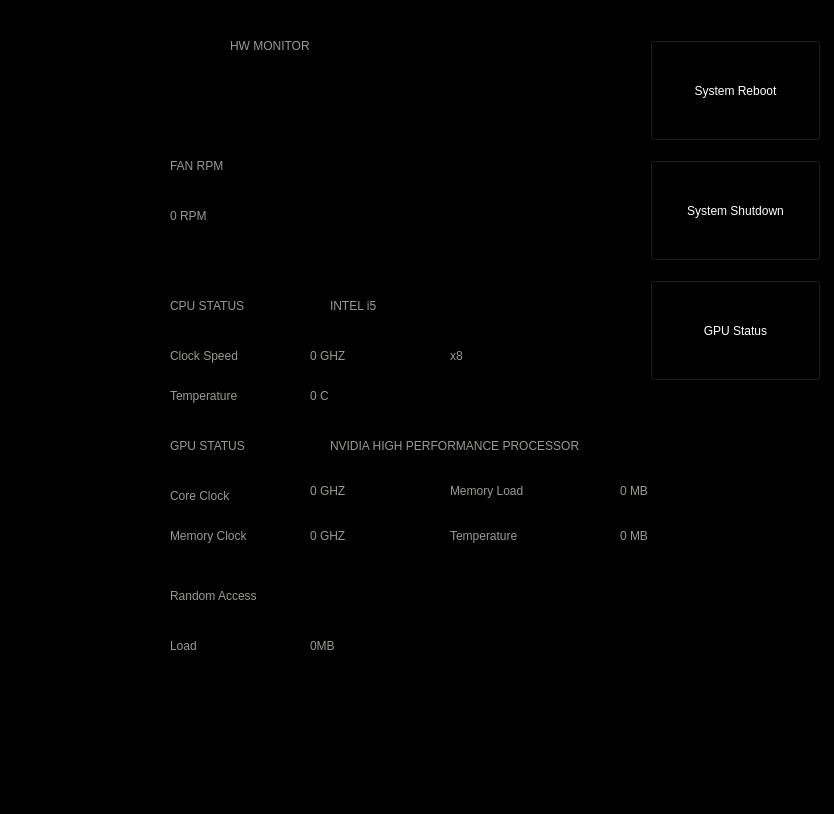
<?xml version="1.0" encoding="UTF-8"?>
<ui version="4.0">
 <class>MainWindow</class>
 <widget class="QMainWindow" name="MainWindow">
  <property name="geometry">
   <rect>
    <x>0</x>
    <y>0</y>
    <width>834</width>
    <height>814</height>
   </rect>
  </property>
  <property name="windowTitle">
   <string>MainWindow</string>
  </property>
  <property name="styleSheet">
   <string notr="true">background-color: rgb(0, 0, 0);</string>
  </property>
  <widget class="QWidget" name="centralwidget">
   <widget class="QLabel" name="label">
    <property name="geometry">
     <rect>
      <x>660</x>
      <y>640</y>
      <width>181</width>
      <height>241</height>
     </rect>
    </property>
    <property name="text">
     <string/>
    </property>
    <property name="textFormat">
     <enum>Qt::RichText</enum>
    </property>
    <property name="pixmap">
     <pixmap>../ztos_stuff/zrn_logo_no_back.png</pixmap>
    </property>
    <property name="scaledContents">
     <bool>true</bool>
    </property>
   </widget>
   <widget class="QLabel" name="label_2">
    <property name="geometry">
     <rect>
      <x>230</x>
      <y>10</y>
      <width>351</width>
      <height>71</height>
     </rect>
    </property>
    <property name="styleSheet">
     <string notr="true">font: 75 36pt &quot;Share Tech Mono&quot;;
align: center;
color: rgb(154, 153, 150);</string>
    </property>
    <property name="text">
     <string>HW MONITOR</string>
    </property>
   </widget>
   <widget class="QLabel" name="label_3">
    <property name="geometry">
     <rect>
      <x>170</x>
      <y>150</y>
      <width>121</width>
      <height>31</height>
     </rect>
    </property>
    <property name="styleSheet">
     <string notr="true">font: 57 15pt &quot;Space Grotesk Light&quot;;
color: rgb(154, 153, 150);</string>
    </property>
    <property name="text">
     <string>FAN RPM</string>
    </property>
   </widget>
   <widget class="QLabel" name="label_4">
    <property name="geometry">
     <rect>
      <x>170</x>
      <y>200</y>
      <width>121</width>
      <height>31</height>
     </rect>
    </property>
    <property name="styleSheet">
     <string notr="true">font: 57 10pt &quot;Space Grotesk Light&quot;;
color: rgb(154, 153, 150);</string>
    </property>
    <property name="text">
     <string>0 RPM</string>
    </property>
   </widget>
   <widget class="QLabel" name="label_5">
    <property name="geometry">
     <rect>
      <x>170</x>
      <y>290</y>
      <width>141</width>
      <height>31</height>
     </rect>
    </property>
    <property name="styleSheet">
     <string notr="true">font: 57 15pt &quot;Space Grotesk Light&quot;;
color: rgb(154, 153, 150);</string>
    </property>
    <property name="text">
     <string>CPU STATUS</string>
    </property>
   </widget>
   <widget class="QLabel" name="label_6">
    <property name="geometry">
     <rect>
      <x>310</x>
      <y>340</y>
      <width>121</width>
      <height>31</height>
     </rect>
    </property>
    <property name="styleSheet">
     <string notr="true">font: 57 10pt &quot;Space Grotesk Light&quot;;
color: rgb(154, 153, 150);</string>
    </property>
    <property name="text">
     <string>0 GHZ</string>
    </property>
   </widget>
   <widget class="QLabel" name="label_7">
    <property name="geometry">
     <rect>
      <x>170</x>
      <y>430</y>
      <width>141</width>
      <height>31</height>
     </rect>
    </property>
    <property name="styleSheet">
     <string notr="true">font: 57 15pt &quot;Space Grotesk Light&quot;;
color: rgb(154, 153, 150);</string>
    </property>
    <property name="text">
     <string>GPU STATUS</string>
    </property>
   </widget>
   <widget class="QLabel" name="label_8">
    <property name="geometry">
     <rect>
      <x>170</x>
      <y>340</y>
      <width>121</width>
      <height>31</height>
     </rect>
    </property>
    <property name="styleSheet">
     <string notr="true">font: 57 10pt &quot;Space Grotesk Light&quot;;
color: rgb(154, 153, 150);</string>
    </property>
    <property name="text">
     <string>Clock Speed</string>
    </property>
   </widget>
   <widget class="QLabel" name="label_9">
    <property name="geometry">
     <rect>
      <x>450</x>
      <y>340</y>
      <width>31</width>
      <height>31</height>
     </rect>
    </property>
    <property name="styleSheet">
     <string notr="true">font: 57 10pt &quot;Space Grotesk Light&quot;;
color: rgb(154, 153, 150);</string>
    </property>
    <property name="text">
     <string>x8</string>
    </property>
   </widget>
   <widget class="QLabel" name="label_10">
    <property name="geometry">
     <rect>
      <x>170</x>
      <y>380</y>
      <width>121</width>
      <height>31</height>
     </rect>
    </property>
    <property name="styleSheet">
     <string notr="true">font: 57 10pt &quot;Space Grotesk Light&quot;;
color: rgb(154, 153, 150);</string>
    </property>
    <property name="text">
     <string>Temperature</string>
    </property>
   </widget>
   <widget class="QLabel" name="label_11">
    <property name="geometry">
     <rect>
      <x>310</x>
      <y>380</y>
      <width>121</width>
      <height>31</height>
     </rect>
    </property>
    <property name="styleSheet">
     <string notr="true">font: 57 10pt &quot;Space Grotesk Light&quot;;
color: rgb(154, 153, 150);</string>
    </property>
    <property name="text">
     <string>0 C</string>
    </property>
   </widget>
   <widget class="QLabel" name="label_12">
    <property name="geometry">
     <rect>
      <x>170</x>
      <y>480</y>
      <width>121</width>
      <height>31</height>
     </rect>
    </property>
    <property name="styleSheet">
     <string notr="true">font: 57 10pt &quot;Space Grotesk Light&quot;;
color: rgb(154, 153, 150);</string>
    </property>
    <property name="text">
     <string>Core Clock</string>
    </property>
   </widget>
   <widget class="QLabel" name="label_13">
    <property name="geometry">
     <rect>
      <x>310</x>
      <y>480</y>
      <width>121</width>
      <height>21</height>
     </rect>
    </property>
    <property name="styleSheet">
     <string notr="true">font: 57 10pt &quot;Space Grotesk Light&quot;;
color: rgb(154, 153, 150);</string>
    </property>
    <property name="text">
     <string>0 GHZ</string>
    </property>
   </widget>
   <widget class="QLabel" name="label_14">
    <property name="geometry">
     <rect>
      <x>170</x>
      <y>520</y>
      <width>121</width>
      <height>31</height>
     </rect>
    </property>
    <property name="styleSheet">
     <string notr="true">font: 57 10pt &quot;Space Grotesk Light&quot;;
color: rgb(154, 153, 150);</string>
    </property>
    <property name="text">
     <string>Memory Clock</string>
    </property>
   </widget>
   <widget class="QLabel" name="label_15">
    <property name="geometry">
     <rect>
      <x>310</x>
      <y>520</y>
      <width>121</width>
      <height>31</height>
     </rect>
    </property>
    <property name="styleSheet">
     <string notr="true">font: 57 10pt &quot;Space Grotesk Light&quot;;
color: rgb(154, 153, 150);</string>
    </property>
    <property name="text">
     <string>0 GHZ</string>
    </property>
   </widget>
   <widget class="QLabel" name="label_16">
    <property name="geometry">
     <rect>
      <x>170</x>
      <y>580</y>
      <width>191</width>
      <height>31</height>
     </rect>
    </property>
    <property name="styleSheet">
     <string notr="true">font: 57 15pt &quot;Space Grotesk Light&quot;;
color: rgb(154, 153, 150);</string>
    </property>
    <property name="text">
     <string>Random Access</string>
    </property>
   </widget>
   <widget class="QLabel" name="label_17">
    <property name="geometry">
     <rect>
      <x>170</x>
      <y>630</y>
      <width>121</width>
      <height>31</height>
     </rect>
    </property>
    <property name="styleSheet">
     <string notr="true">font: 57 10pt &quot;Space Grotesk Light&quot;;
color: rgb(154, 153, 150);</string>
    </property>
    <property name="text">
     <string>Load</string>
    </property>
   </widget>
   <widget class="QLabel" name="label_18">
    <property name="geometry">
     <rect>
      <x>450</x>
      <y>480</y>
      <width>151</width>
      <height>21</height>
     </rect>
    </property>
    <property name="styleSheet">
     <string notr="true">font: 57 10pt &quot;Space Grotesk Light&quot;;
color: rgb(154, 153, 150);</string>
    </property>
    <property name="text">
     <string>Memory Load</string>
    </property>
   </widget>
   <widget class="QLabel" name="label_19">
    <property name="geometry">
     <rect>
      <x>620</x>
      <y>480</y>
      <width>151</width>
      <height>21</height>
     </rect>
    </property>
    <property name="styleSheet">
     <string notr="true">font: 57 10pt &quot;Space Grotesk Light&quot;;
color: rgb(154, 153, 150);</string>
    </property>
    <property name="text">
     <string>0 MB</string>
    </property>
   </widget>
   <widget class="QLabel" name="label_20">
    <property name="geometry">
     <rect>
      <x>310</x>
      <y>630</y>
      <width>121</width>
      <height>31</height>
     </rect>
    </property>
    <property name="styleSheet">
     <string notr="true">font: 57 10pt &quot;Space Grotesk Light&quot;;
color: rgb(154, 153, 150);</string>
    </property>
    <property name="text">
     <string>0MB</string>
    </property>
   </widget>
   <widget class="QPushButton" name="pushButton">
    <property name="geometry">
     <rect>
      <x>650</x>
      <y>40</y>
      <width>171</width>
      <height>101</height>
     </rect>
    </property>
    <property name="styleSheet">
     <string notr="true">background-color: rgb(0, 0, 0);
border-color: rgb(192, 191, 188);
font: 11pt &quot;Space Grotesk Light&quot;;
color: rgb(255, 255, 255);</string>
    </property>
    <property name="text">
     <string>System Reboot</string>
    </property>
   </widget>
   <widget class="QPushButton" name="pushButton_2">
    <property name="geometry">
     <rect>
      <x>650</x>
      <y>160</y>
      <width>171</width>
      <height>101</height>
     </rect>
    </property>
    <property name="styleSheet">
     <string notr="true">background-color: rgb(0, 0, 0);
border-color: rgb(192, 191, 188);
font: 11pt &quot;Space Grotesk Light&quot;;
color: rgb(255, 255, 255);</string>
    </property>
    <property name="text">
     <string>System Shutdown</string>
    </property>
   </widget>
   <widget class="QPushButton" name="pushButton_3">
    <property name="geometry">
     <rect>
      <x>650</x>
      <y>280</y>
      <width>171</width>
      <height>101</height>
     </rect>
    </property>
    <property name="styleSheet">
     <string notr="true">background-color: rgb(0, 0, 0);
border-color: rgb(192, 191, 188);
font: 11pt &quot;Space Grotesk Light&quot;;
color: rgb(255, 255, 255);</string>
    </property>
    <property name="text">
     <string>GPU Status</string>
    </property>
   </widget>
   <widget class="QLabel" name="label_21">
    <property name="geometry">
     <rect>
      <x>20</x>
      <y>150</y>
      <width>131</width>
      <height>121</height>
     </rect>
    </property>
    <property name="text">
     <string>&lt;!DOCTYPE html&gt;
&lt;html&gt;
  &lt;head&gt;
    &lt;style&gt;
        body{
            background-color: rgb(255, 255, 255);
        }
      .fan {
        width: 200px;
        height: 200px;
        position: absolute;
        animation: rotate 2s linear infinite;
      }

      @keyframes rotate {
        0% {
          transform: rotate(0deg);
        }
        100% {
          transform: rotate(360deg);
        }
      }
    &lt;/style&gt;
  &lt;/head&gt;
  &lt;body&gt;
    &lt;img class=&quot;fan&quot; src=&quot;fan.png&quot; alt=&quot;Fan&quot; /&gt;
  &lt;/body&gt;
&lt;/html&gt;</string>
    </property>
   </widget>
   <widget class="QLabel" name="label_22">
    <property name="geometry">
     <rect>
      <x>20</x>
      <y>290</y>
      <width>131</width>
      <height>121</height>
     </rect>
    </property>
    <property name="text">
     <string>TextLabel</string>
    </property>
   </widget>
   <widget class="QLabel" name="label_23">
    <property name="geometry">
     <rect>
      <x>20</x>
      <y>430</y>
      <width>131</width>
      <height>121</height>
     </rect>
    </property>
    <property name="text">
     <string>TextLabel</string>
    </property>
   </widget>
   <widget class="QLabel" name="label_24">
    <property name="geometry">
     <rect>
      <x>20</x>
      <y>570</y>
      <width>131</width>
      <height>121</height>
     </rect>
    </property>
    <property name="text">
     <string>TextLabel</string>
    </property>
   </widget>
   <widget class="QLabel" name="label_25">
    <property name="geometry">
     <rect>
      <x>450</x>
      <y>520</y>
      <width>151</width>
      <height>31</height>
     </rect>
    </property>
    <property name="styleSheet">
     <string notr="true">font: 57 10pt &quot;Space Grotesk Light&quot;;
color: rgb(154, 153, 150);</string>
    </property>
    <property name="text">
     <string>Temperature</string>
    </property>
   </widget>
   <widget class="QLabel" name="label_26">
    <property name="geometry">
     <rect>
      <x>620</x>
      <y>520</y>
      <width>151</width>
      <height>31</height>
     </rect>
    </property>
    <property name="styleSheet">
     <string notr="true">font: 57 10pt &quot;Space Grotesk Light&quot;;
color: rgb(154, 153, 150);</string>
    </property>
    <property name="text">
     <string>0 MB</string>
    </property>
   </widget>
   <widget class="QLabel" name="label_27">
    <property name="geometry">
     <rect>
      <x>330</x>
      <y>430</y>
      <width>441</width>
      <height>31</height>
     </rect>
    </property>
    <property name="styleSheet">
     <string notr="true">font: 57 15pt &quot;Space Grotesk Light&quot;;
color: rgb(154, 153, 150);</string>
    </property>
    <property name="text">
     <string>NVIDIA HIGH PERFORMANCE PROCESSOR</string>
    </property>
   </widget>
   <widget class="QLabel" name="label_28">
    <property name="geometry">
     <rect>
      <x>330</x>
      <y>290</y>
      <width>311</width>
      <height>31</height>
     </rect>
    </property>
    <property name="styleSheet">
     <string notr="true">font: 57 15pt &quot;Space Grotesk Light&quot;;
color: rgb(154, 153, 150);</string>
    </property>
    <property name="text">
     <string>INTEL i5</string>
    </property>
   </widget>
  </widget>
  <widget class="QStatusBar" name="statusbar"/>
 </widget>
 <resources/>
 <connections/>
</ui>
